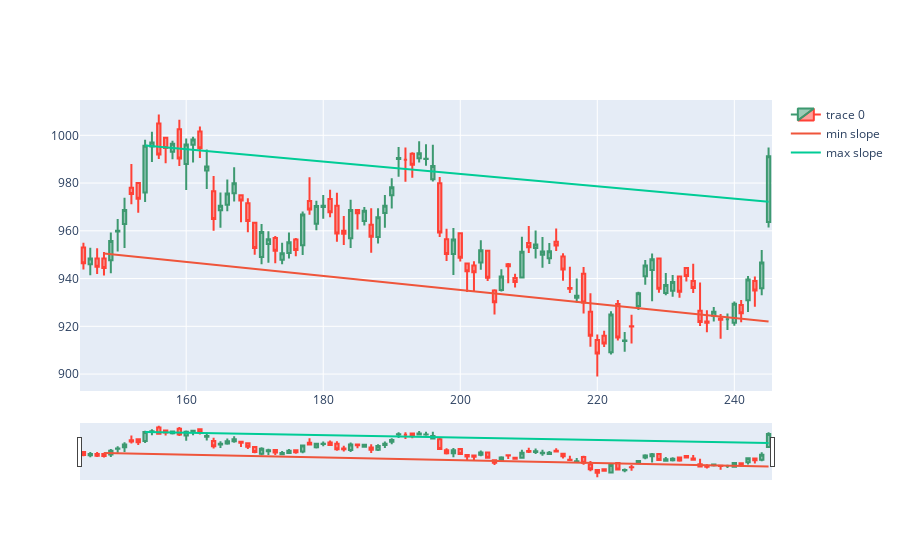

Here is the notebook cell this chart was saved with:
### Code cell
import numpy as np
from matplotlib import pyplot
backcandles= 100
wind = 10

candleid = 245

maxim = np.array([])
minim = np.array([])
xxmin = np.array([])
xxmax = np.array([])
for i in range(candleid-backcandles, candleid+1, wind):
    minim = np.append(minim, df.Low.iloc[i:i+wind].min())
    xxmin = np.append(xxmin, df.Low.iloc[i:i+wind].idxmin())
for i in range(candleid-backcandles, candleid+1, wind):
    maxim = np.append(maxim, df.High.loc[i:i+wind].max())
    xxmax = np.append(xxmax, df.High.iloc[i:i+wind].idxmax())
slmin, intercmin = np.polyfit(xxmin, minim,1)
slmax, intercmax = np.polyfit(xxmax, maxim,1)

dfpl = df[candleid-backcandles:candleid+backcandles]
fig = go.Figure(data=[go.Candlestick(x=dfpl.index,
                open=dfpl['Open'],
                high=dfpl['High'],
                low=dfpl['Low'],
                close=dfpl['Close'])])
fig.add_trace(go.Scatter(x=xxmin, y=slmin*xxmin + intercmin, mode='lines', name='min slope'))
fig.add_trace(go.Scatter(x=xxmax, y=slmax*xxmax + intercmax, mode='lines', name='max slope'))
